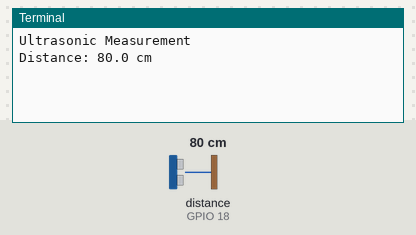
The program below on a simulated Raspberry Pi (BCM pin numbers). Parts: the last lines printed to the terminal. The test bench sets the inputs (shaded band); at power-on: distance to the obstacle (sensor on GPIO 18) 80 cm. The echo pulse lasts 58.3 µs per cm; the clock reads 2024-03-15 10:24:30 at power-on unless the program sets it.

Above: at 1.2 s.
1.3 s: distance to the obstacle (sensor on GPIO 18) set to 2 cm
At 2.3 s:
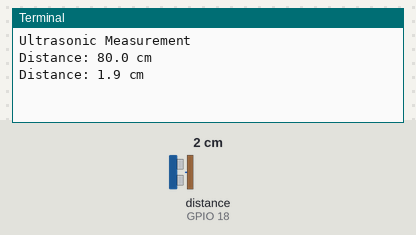
2.8 s: distance to the obstacle (sensor on GPIO 18) set to 4 cm
At 4.3 s:
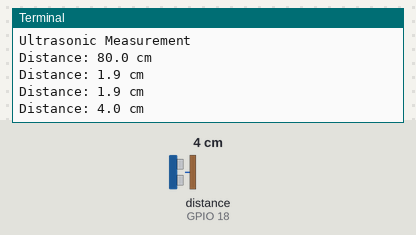
Timing chart, 0 to 5.8 s (numbered marks = the images above; inputs shaded):
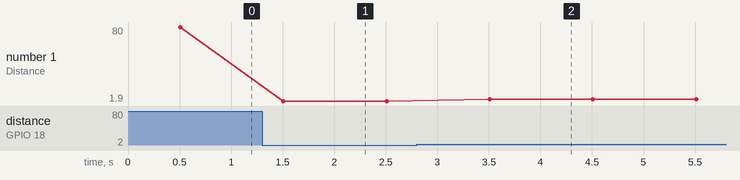

Measured:
- after the input at 1.3 s, the terminal: prints a new line after 0.21 s (image 1)
- after the input at 2.8 s, the terminal: prints a new line after 0.71 s (image 2)
- plotted number 1: 80 → 1.9 after the input at 1.3 s, 1.9 → 4 after the input at 2.8 s

The program:

sonar.py
```python
import RPi.GPIO as GPIO # Import the GPIO Library
import time # Import the Time library

# Set the GPIO modes
GPIO.setmode(GPIO.BCM)
GPIO.setwarnings(False)

# Define GPIO pins to use on the Pi
pinTrigger = 17
pinEcho = 18

print("Ultrasonic Measurement")

# Set pins as output and input
GPIO.setup(pinTrigger, GPIO.OUT) # Trigger
GPIO.setup(pinEcho, GPIO.IN) # Echo

try:
    while True:
        #set trigger to False
        GPIO.output(pinTrigger, False)

        #Allow module to settle
        time.sleep(0.5)

        #Send 10us pulse to trigger
        GPIO.output(pinTrigger, True)
        time.sleep(0.00001)
        GPIO.output(pinTrigger, False)

        StartTime = time.time()

        #The start time is reset until the Echo Pin is taken high (==1)
        while GPIO.input(pinEcho)==0:
            StartTime = time.time()

        #Stop when the Echo pin in no longer high - the end time
        while GPIO.input(pinEcho)==1:
            StopTime = time.time()

        #If too close
        if StopTime - StartTime >= 0.04:
            print("Hold on there! You're too close")
            StopTime = StartTime
            break

        #Calculate pulse length
        ElapsedTime = StopTime - StartTime

        #Distance pulse travelled
        Distance = ElapsedTime * 34326

        # The distance is there and back
        Distance = Distance / 2

        print("Distance: %.1f cm" % Distance)

        time.sleep(0.5)

#IF Ctrl-C, clean up
except KeyboardInterrupt:
    # Reset GPIO
    GPIO.cleanup()
```
